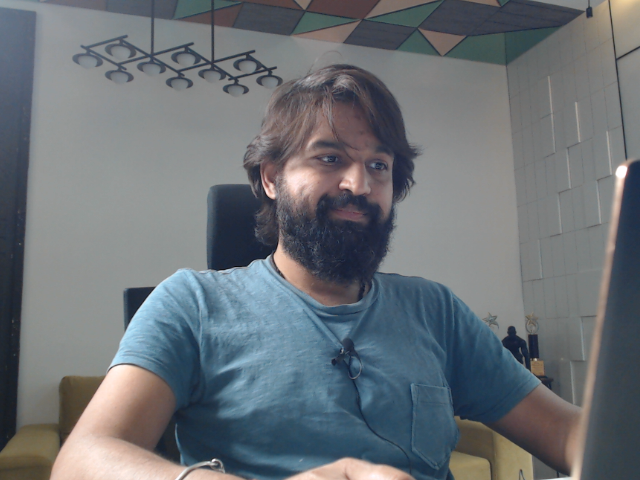
#> input picture v.png, 640 x 480 px
$ jupyter execute 'Blur photo.ipynb'
#> lines starting #> are read from the running program, lines starting #| are printed output that depends on the picture
[cell 1]
import cv2

[cell 2]
photo = cv2.imread('v.png')
#> photo is the input picture: shape (480, 640, 3); mean B, G, R 117.7, 112.7, 107

[cell 3]
photo.shape
#> Out = (480, 640, 3)

[cell 4]
photo[:, :, [0,2] ] = 0
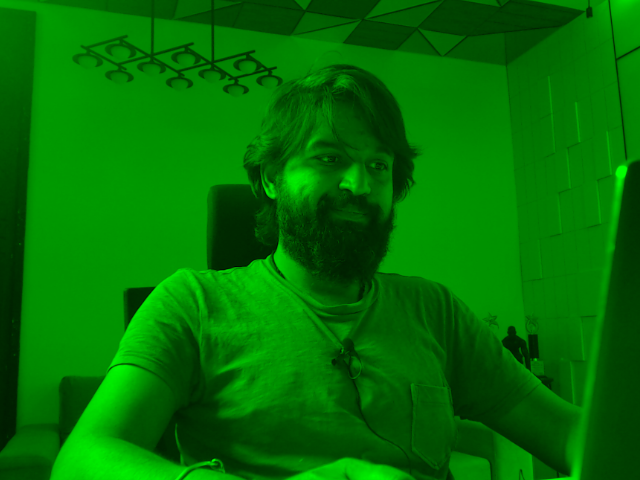
#> photo: shape (480, 640, 3); mean B, G, R 0, 112.7, 0

[cell 5]
cv2.imshow("hi" , photo)
cv2.waitKey()
cv2.destroyAllWindows()

[cell 6]
photo = cv2.resize(photo, (10240, 10240))

[cell 7]
photo = cv2.blur(photo, (5,5))

[cell 8]
photo.shape
#> Out = (10240, 10240, 3)


$ run again, with nnnn.png copied over v.png
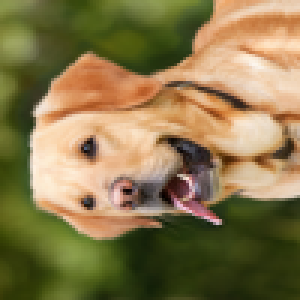
#> input picture nnnn.png, 100 x 100 px (shown 3 times larger)
#> photo is the input picture: shape (100, 100, 3); mean B, G, R 76.2, 119.6, 136.3
#> `photo[:, :, [0,2] ] = 0`:
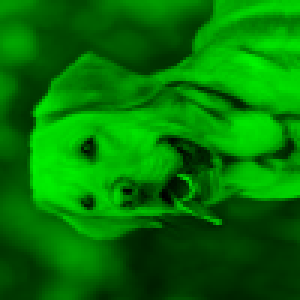
#> photo: shape (100, 100, 3) (shown 3 times larger); mean B, G, R 0, 119.6, 0
